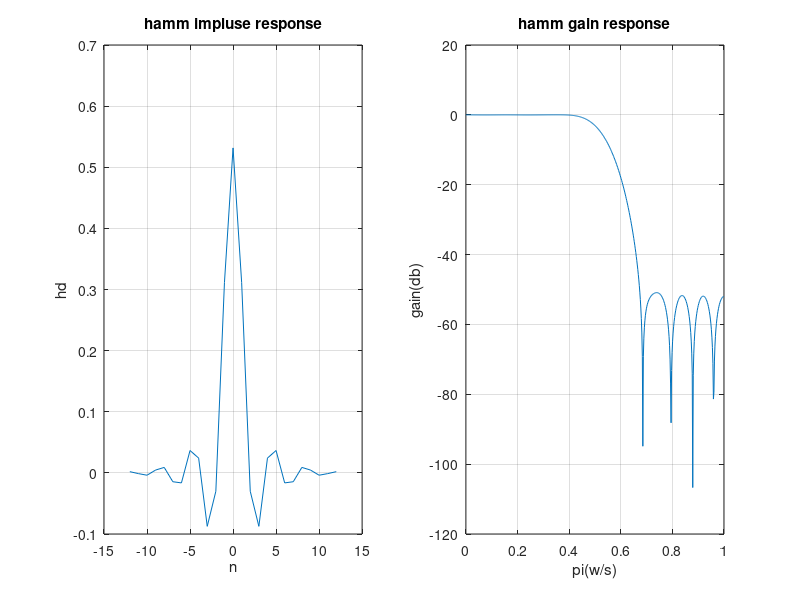
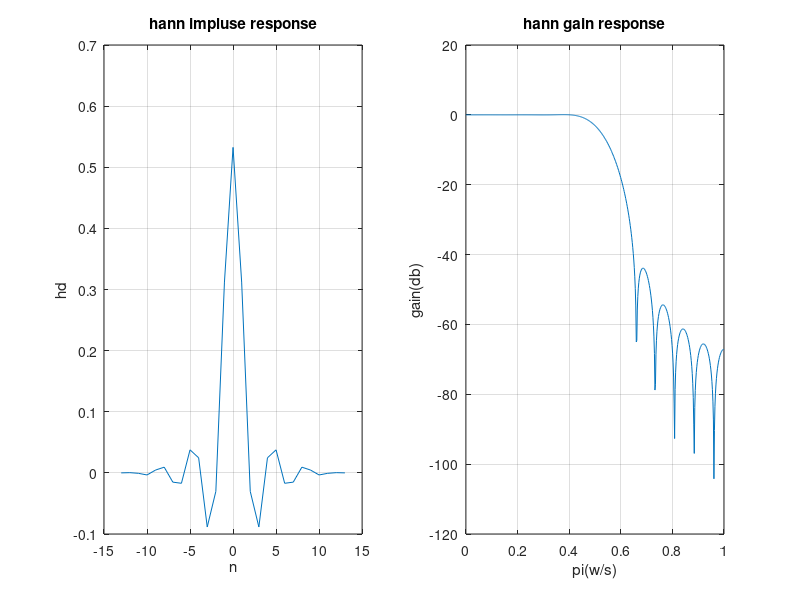
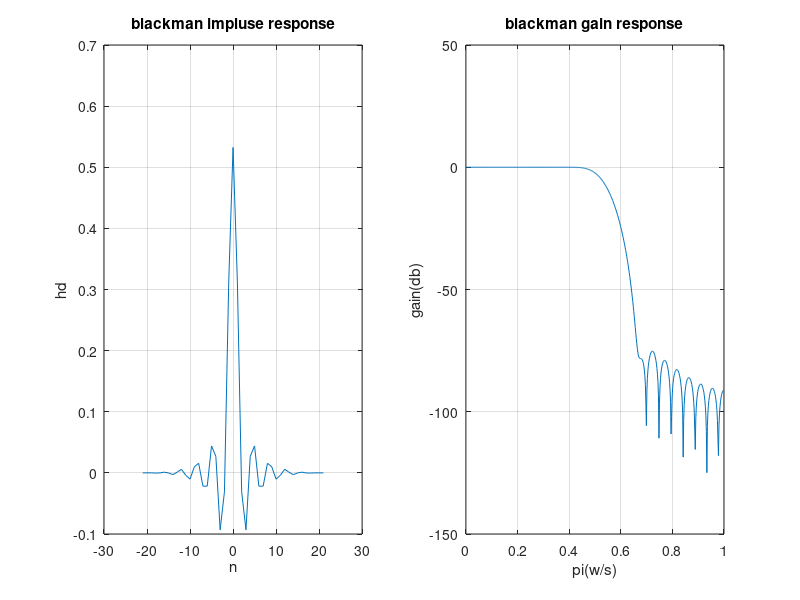
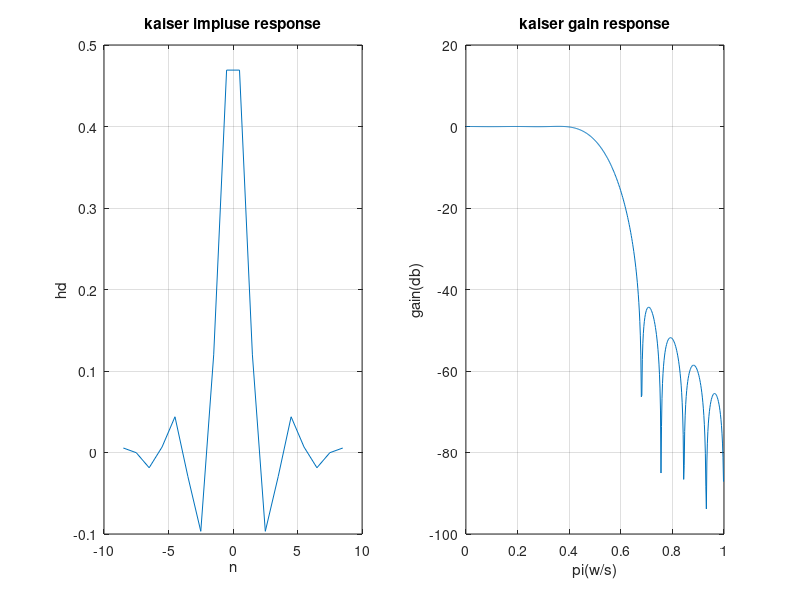

These charts were generated, in order, by the following MATLAB code:
alphaP = 1 - 10 ^ (0.3 / -20);
alphaS = 10 ^ (40 / -20);

wp = 3 * 2.0 / 15;
ws = 5 * 2.0 / 15;
wc = (wp + ws) / 2;

alphaP = 1 - 10 ^ (0.3 / -20);
alphaS = 10 ^ (40 / -20);

figure(1);
fcuts = [3.0/15*2, 5.0/15*2];
mags = [1, 0];
devs = [alphaP, alphaS];

titles = {
    'hamm impluse response',
    'hann impluse response',
    'blackman impluse response',
    'kaiser impluse response'
    };
  
titles2 = {
    'hamm gain response',
    'hann gain response',
    'blackman gain response',
    'kaiser gain response'
    };


for i = 1 : 4
  figure(i);
  
  if i == 4
    [n, Wn, beta, ftype] = kaiserord([wp, ws], [1, 0], [alphaP, alphaS]); 
    M = n / 2;
    win = kaiser(n+1, beta);
  end
  if i == 3
    M = ceil(5.56 / (ws - wp))
    n = 2 * M;
    win = blackman(n+1);
  end
  if i == 2
    M = ceil(3.32 / (ws - wp))
    n = 2 * M;
    win = hanning(n+1);
  end
  if i == 1
    M = ceil(3.11 / (ws - wp));
    n = 2 * M;
    win = hamming(n+1);
  end
  
  x = -M : M;
  
  subplot(1,2,1);
  hh = fir1(n, wc, win);
  plot(x, hh, '-');
  title(titles(i));
  xlabel('n');
  ylabel('hd')
  grid on;
  
  subplot(1,2,2);
  [h, w] =freqz(hh, 1, 512);
  w = w / pi;
  h = 20 * log10(abs(h));
  plot(w, h, '-');
  title(titles2(i));
  xlabel('pi(w/s)');
  ylabel('gain(db)');
  grid on;

end
